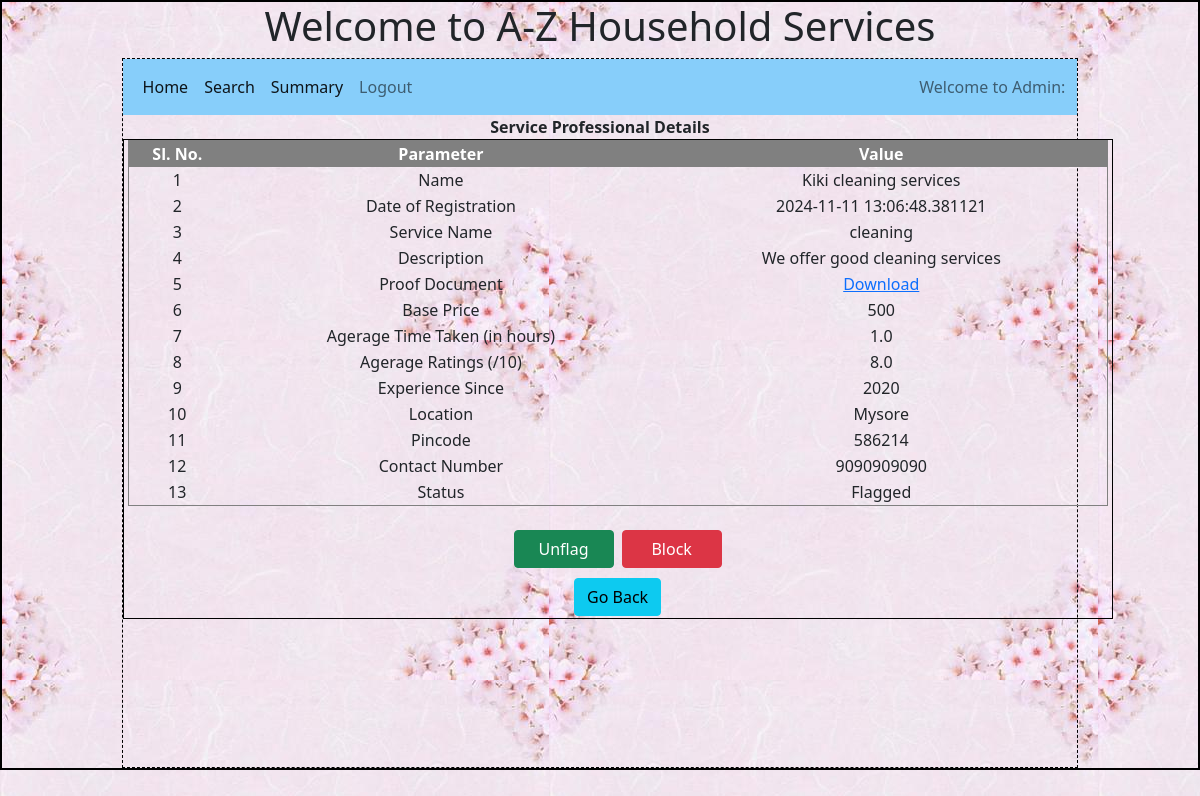
The page /admin/sp_details/1/1 on the database as committed earlier.
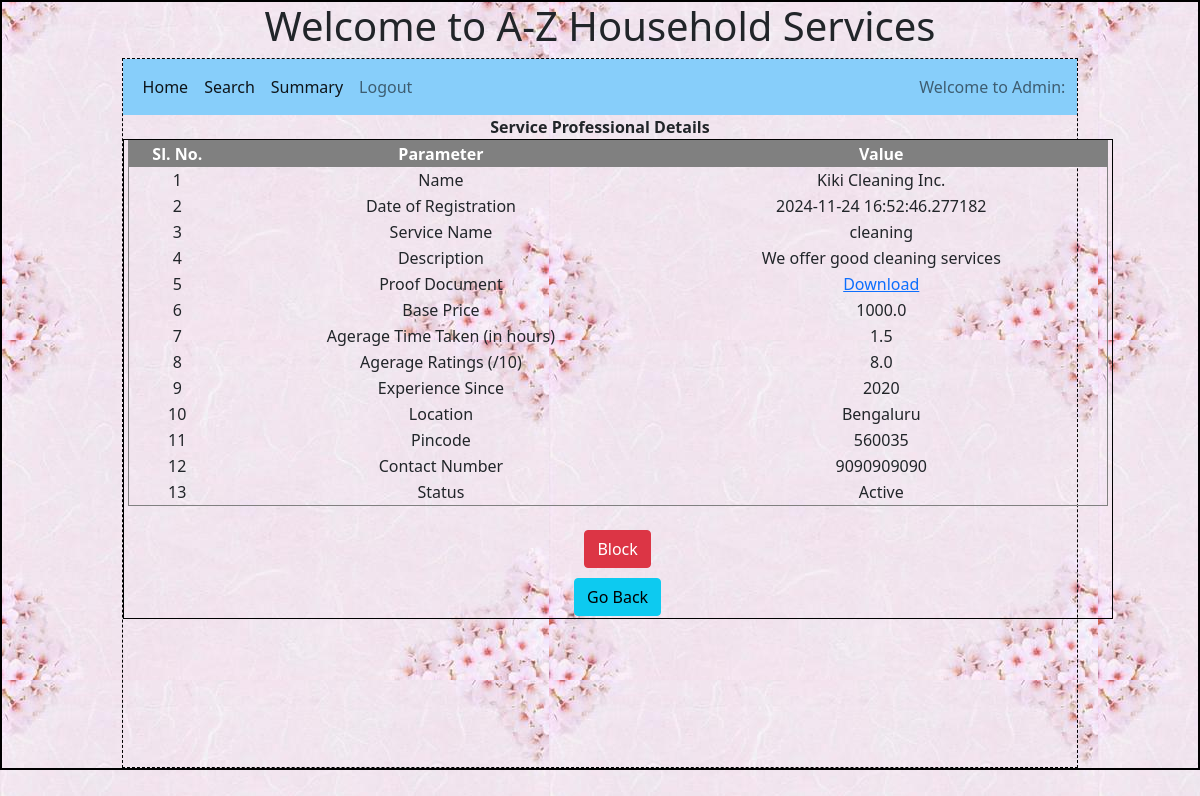
The same page on the database as committed later.
### backend/models.py (models this page shows)
class Service_professional(db.Model):
    __tablename__ = 'service_professional' # If we do not define this, the model auto assigns name as lower case of class name
    id=db.Column(db.Integer,primary_key=True)
    email=db.Column(db.String,unique=True, nullable = False)
    name = db.Column(db.String, nullable = False)
    password = db.Column(db.String, nullable = False)
    role = db.Column(db.Integer, default =2)
    date_of_regn = db.Column(db.DateTime, default = datetime.now)
    doc_name = db.Column(db.String, nullable = False) ## TO BE UPDATED
    doc_data = db.Column(db.LargeBinary, nullable = False)
    service_name = db.Column(db.String, nullable = False)
    service_id = db.Column(db.Integer, db.ForeignKey('service.id'), nullable = False)
    description = db.Column(db.String, nullable = False)
    price = db.Column(db.Float, nullable = False)
    avg_time = db.Column(db.Float, nullable = False)
    exp_since = db.Column(db.Integer, nullable = False) # NEED TO CONFIRM on type
    location = db.Column(db.String, nullable = False)
    pin_code = db.Column(db.Integer, nullable = False)
    contact_number = db.Column(db.String, nullable = False)
    status = db.Column(db.String, default = 'Registered') # Registered - 0, Active - 1, Flagged - 2, Blocked - 3, Rejected - 4
    avg_ratings = db.Column(db.Float)
    sr = db.relationship('Service_request', cascade = 'all, delete', backref = 'service_professional', lazy = True)
    ratings = db.relationship('Rating', cascade = 'all, delete', backref = 'service_professional', lazy = True)

### backend/controllers.py (the view)
@app.route("/admin/sp_details/<sp_id>/<uname>")
def sp_details(sp_id, uname):
    sp = Service_professional.query.filter_by(id = sp_id).first()
    return render_template('sp_details.html',sp=sp, uname=uname)

### templates/sp_details.html
{%extends "admin_layout.html"%}
{%block content%}
<div style="text-align: center;">
    <p style="margin: auto ;"><b>Service Professional Details</b> </p>
  </div>
  <div style="width:990px; height:480px; overflow-y:auto;margin: auto;margin-bottom: 10px; text-align: center; border: 1px solid black;">
    <table cellspacing="0" cellpadding="1" border="1" width="980" style="margin: auto;">
    <tr style="color:white;background-color:grey;text-align: center;position: sticky;">
        <th>Sl. No.</th>
        <th>Parameter</th>
        <th>Value</th>
    </tr>
    <tr>
        <td>1</td>
        <td>Name</td>
        <td>{{sp.name}}</td>
    </tr>
    <tr>
        <td>2</td>
        <td>Date of Registration</td>
        <td>{{sp.date_of_regn}}</td>
    </tr>
    <tr>
        <td>3</td>
        <td>Service Name</td>
        <td>{{sp.service_name}}</td>
    </tr>
    <tr>
        <td>4</td>
        <td>Description</td>
        <td>{{sp.description}}</td>
    </tr>
    <tr>
        <td>5</td>
        <td>Proof Document</td>
        <td><a href="/download/document/{{sp.id}}/{{uname}}">Download</a></td>
    </tr>
    <tr>
        <td>6</td>
        <td>Base Price</td>
        <td>{{sp.price}}</td>
    </tr>
    <tr>
        <td>7</td>
        <td>Agerage Time Taken (in hours)</td>
        <td>{{sp.avg_time}}</td>
    </tr>
    <tr>
        <td>8</td>
        <td>Agerage Ratings (/10)</td>
        <td>{{sp.avg_ratings}}</td>
    </tr>
    <tr>
        <td>9</td>
        <td>Experience Since</td>
        <td>{{sp.exp_since}}</td>
    </tr>
    <tr>
        <td>10</td>
        <td>Location</td>
        <td>{{sp.location}}</td>
    </tr>
    <tr>
        <td>11</td>
        <td>Pincode</td>
        <td>{{sp.pin_code}}</td>
    </tr>
    <tr>
        <td>12</td>
        <td>Contact Number</td>
        <td>{{sp.contact_number}}</td>
    </tr>
    <tr>
        <td>13</td>
        <td>Status</td>
        <td>{{sp.status}}</td>
    </tr>
    </table>
    <br>
    {%if (sp.status == 'Registered')%}
    <a href="/admin/service_professional/accept/{{sp.id}}/{{uname}}" type="button" class="btn btn-success" style="display: inline; margin-right: 2px;">Accept</a>
    <a href="/admin/service_professional/reject/{{sp.id}}/{{uname}}" type="button" class="btn btn-danger" style="display: inline; margin-left: 2px;">Reject</a>
    {%elif (sp.status == 'Active')%}
    <a href="/admin/service_professional/block/{{sp.id}}/{{uname}}" type="button" class="btn btn-danger" style="display: inline;">Block</a>
    {%elif (sp.status == 'Blocked')%}
    <a href="/admin/service_professional/accept/{{sp.id}}/{{uname}}" type="button" class="btn btn-success" style="display: inline;">Unblock</a>
    {%elif (sp.status == 'Rejected')%}
    <a href="/admin/service_professional/accept/{{sp.id}}/{{uname}}" type="button" class="btn btn-success" style="display: inline;">Accept</a>
    {%elif (sp.status == 'Flagged')%}
    <a href="/admin/service_professional/accept/{{sp.id}}/{{uname}}" type="button" class="btn btn-success" style="display: inline;width: 100px; margin-right: 2px;">Unflag</a>
    <a href="/admin/service_professional/block/{{sp.id}}/{{uname}}" type="button" class="btn btn-danger" style="display: inline;width: 100px; margin-left: 2px;">Block</a>
    {%endif%}
    <br>
    <a href="/admin/{{uname}}" type="button" class="btn btn-info" style="margin-top: 10px;">Go Back</a>
</div>
{%endblock%}

Rows that differ between the two databases and show on the page:
changed Service_professional "cleaning": name "Kiki cleaning services" → "Kiki Cleaning Inc."; date_of_regn "2024-11-11 13:06:48.381121" → "2024-11-24 16:52:46.277182"; price "500" → "1000.0"; avg_time "1.0" → "1.5"; location "Mysore" → "Bengaluru"; pin_code "586214" → "560035"; status "Flagged" → "Active"
Other text that changed with them:
text no longer shown: "Unflag"
